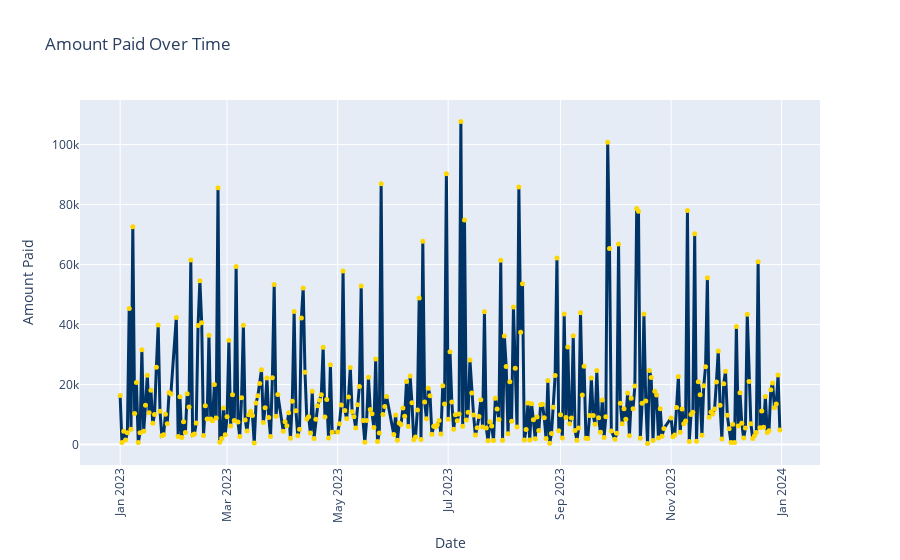

The cell this chart's notebook holds for it:
### Code cell
# Daily spending trend

query7 = "SELECT date, SUM(`Amount Paid`) FROM PERSONAL_EXPENSES GROUP BY date ORDER BY date"

my_cursor.execute(query7)

daily_spending_trend = my_cursor.fetchall()

for x in daily_spending_trend:
    
    print(x)
    
    
daily_spending_trend_df = pd.DataFrame(daily_spending_trend, columns=["Date", "Amount Paid"])

fig = px.line(daily_spending_trend_df,
              x="Date",
              y="Amount Paid",
              title="Amount Paid Over Time",
              markers=True)

fig.update_traces(
    line=dict(color="#003366", width=3),  # Dark Blue
    marker=dict(color="#FFD700", size=5)   # Gold
)

fig.update_layout(xaxis_tickangle=-90)

fig.show()

### Figure 1 — Plotly figure (JSON) as saved in the notebook; plotly's stock layout.template omitted (floating-point values rounded to 4 significant figures; data arrays with more than 128 entries replaced by an {"elided": "..."} marker saying what was removed)
{"data": [{"hovertemplate": "Date=%{x}<br>Amount Paid=%{y}<extra></extra>", "legendgroup": "", "line": {"color": "#003366", "dash": "solid", "width": 3}, "marker": {"color": "#FFD700", "size": 5, "symbol": "circle"}, "mode": "lines+markers", "name": "", "orientation": "v", "showlegend": false, "type": "scatter", "x": {"elided": "352 str values"}, "xaxis": "x", "y": {"elided": "352 float values"}, "yaxis": "y"}], "layout": {"legend": {"tracegroupgap": 0}, "title": {"text": "Amount Paid Over Time"}, "xaxis": {"anchor": "y", "domain": [0, 1], "tickangle": -90, "title": {"text": "Date"}}, "yaxis": {"anchor": "x", "domain": [0, 1], "title": {"text": "Amount Paid"}}}}
